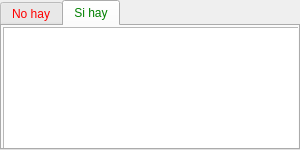
<?xml version="1.0" encoding="UTF-8"?>
<ui version="4.0">
 <class>resultado</class>
 <widget class="QMainWindow" name="resultado">
  <property name="geometry">
   <rect>
    <x>0</x>
    <y>0</y>
    <width>300</width>
    <height>150</height>
   </rect>
  </property>
  <property name="windowTitle">
   <string>Resultados</string>
  </property>
  <widget class="QWidget" name="centralWidget">
   <widget class="QTabWidget" name="tabWidget">
    <property name="geometry">
     <rect>
      <x>0</x>
      <y>0</y>
      <width>300</width>
      <height>150</height>
     </rect>
    </property>
    <property name="acceptDrops">
     <bool>false</bool>
    </property>
    <property name="toolTip">
     <string>No hay</string>
    </property>
    <property name="styleSheet">
     <string notr="true">QTabBar::tab:hover
{
    color: yellow;
    background: grey;
}

QTabBar::tab:first {
   color: red;
}

QTabBar::tab:last {
    color: green;
}</string>
    </property>
    <property name="currentIndex">
     <number>1</number>
    </property>
    <widget class="QWidget" name="NoHay">
     <property name="autoFillBackground">
      <bool>false</bool>
     </property>
     <property name="styleSheet">
      <string notr="true"/>
     </property>
     <attribute name="title">
      <string>No hay</string>
     </attribute>
     <widget class="QListWidget" name="tabla">
      <property name="geometry">
       <rect>
        <x>1</x>
        <y>1</y>
        <width>298</width>
        <height>125</height>
       </rect>
      </property>
      <property name="mouseTracking">
       <bool>true</bool>
      </property>
      <property name="styleSheet">
       <string notr="true"/>
      </property>
     </widget>
    </widget>
    <widget class="QWidget" name="SiHay">
     <attribute name="title">
      <string>Si hay</string>
     </attribute>
     <widget class="QListWidget" name="tabla2">
      <property name="geometry">
       <rect>
        <x>1</x>
        <y>1</y>
        <width>298</width>
        <height>125</height>
       </rect>
      </property>
      <property name="styleSheet">
       <string notr="true"/>
      </property>
     </widget>
    </widget>
   </widget>
  </widget>
 </widget>
 <resources/>
 <connections/>
</ui>
